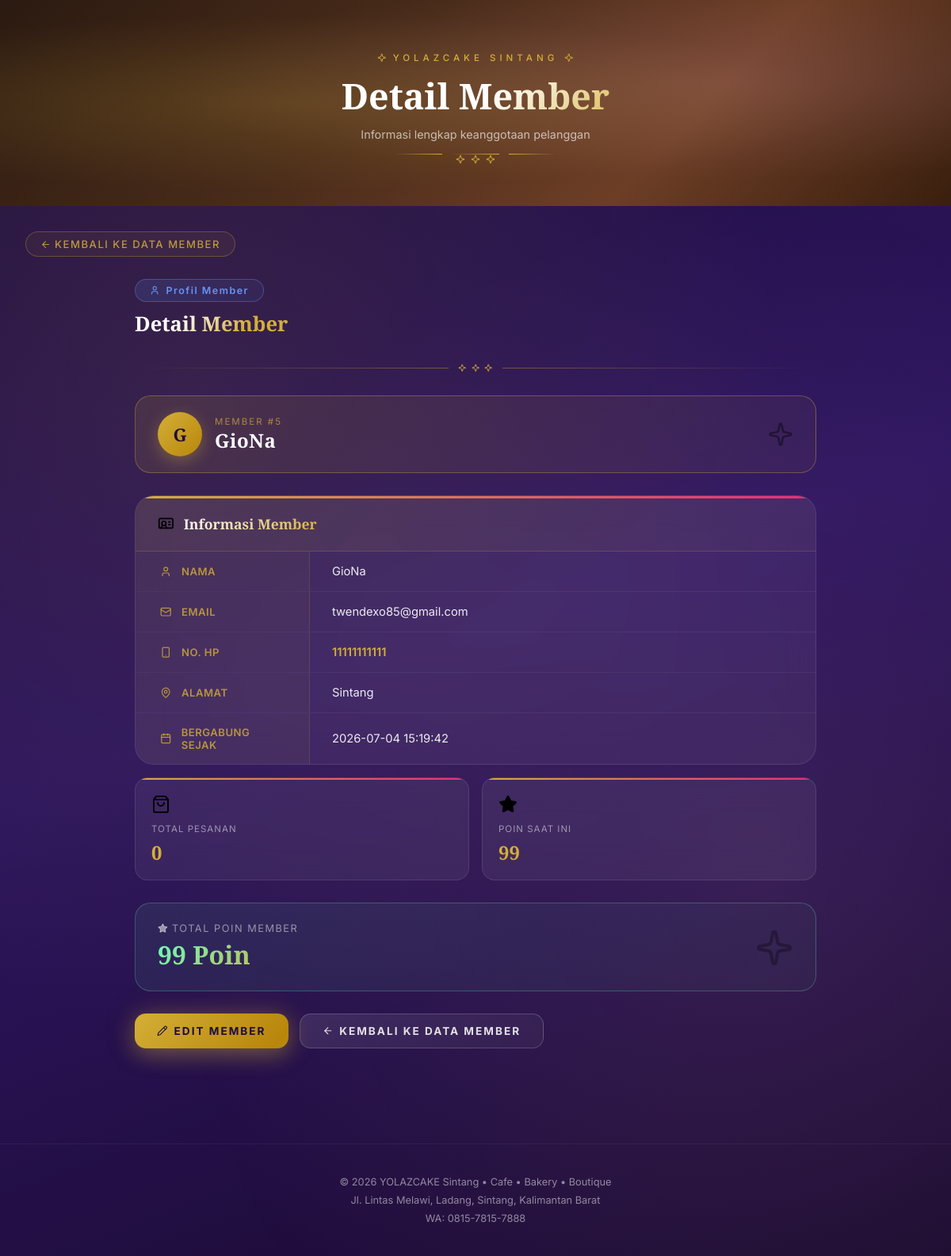
The app's page /member/detail_member.php?id=5 (signed in), older data.
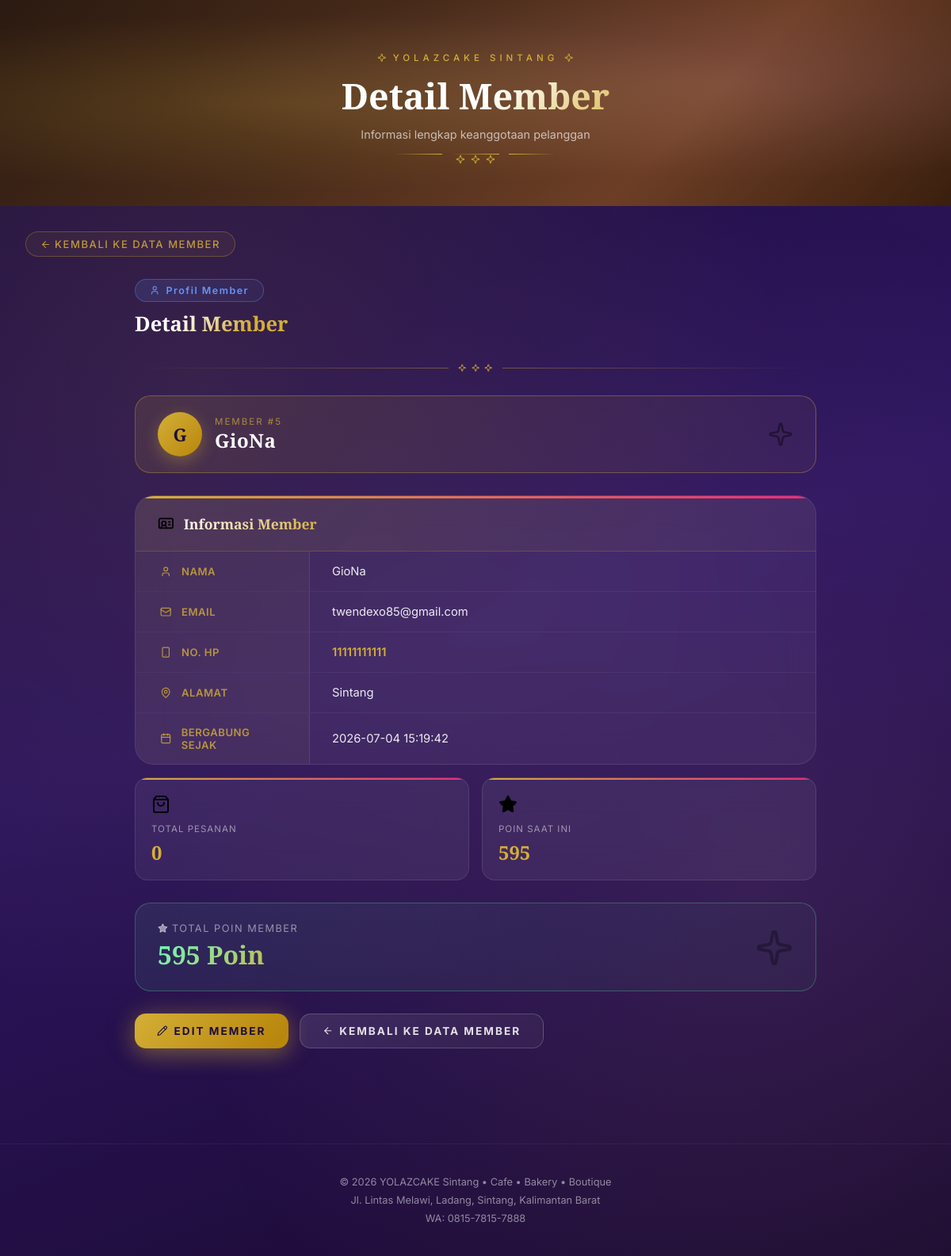
The same page, newer data.
### tables this page shows
CREATE TABLE `member` (
  `id_member` int(11) NOT NULL,
  `id_user` int(11) DEFAULT NULL,
  `nama` varchar(100) NOT NULL,
  `email` varchar(100) DEFAULT NULL,
  `no_hp` varchar(20) DEFAULT NULL,
  `alamat` text DEFAULT NULL,
  `poin` int(11) DEFAULT 0,
  `streak_saat_ini` int(11) NOT NULL DEFAULT 0,
  `streak_terbaik` int(11) NOT NULL DEFAULT 0,
  `checkin_terakhir` date DEFAULT NULL,
  `created_at` timestamp NOT NULL DEFAULT current_timestamp()
);

### member/detail_member.php (the view, shortened to what this page needs)
<?php
include '../config/koneksi.php';
$id = $_GET['id'] ?? 0;
$stmt = $conn->prepare("SELECT * FROM member WHERE id_member= ?");
$stmt->bind_param("i", $id);
$stmt->execute();
$result = $stmt->get_result();
$member = $result->fetch_assoc();
$total_pesanan = 0;
$stmt2 = $conn->prepare("SELECT COUNT(*) AS total FROM pemesanan WHERE id_member=?");
$stmt2->bind_param("i", $id);
$stmt2->execute();
$cek = $stmt2->get_result();
if($cek){ $total_pesanan = $cek->fetch_assoc()['total']; }
?>
<!DOCTYPE html>
<html lang="id">
<head>
  <link rel="stylesheet" href="../assets/css/lucide-icons.css">
</head>
<body>
<div class="page-hero" id="pageHero">
  <div class="hero-inner">
    <p class="hero-eyebrow"><i data-lucide="sparkle" class="lucide-ic"></i> YOLAZCAKE Sintang <i data-lucide="sparkle" class="lucide-ic"></i></p>
    <h1>Detail Member</h1>
    <p class="hero-sub">Informasi lengkap keanggotaan pelanggan</p>
    <div class="hero-divider">
      <span></span><span class="diamond"><i data-lucide="sparkle" class="lucide-ic"></i> <i data-lucide="sparkle" class="lucide-ic"></i> <i data-lucide="sparkle" class="lucide-ic"></i></span><span></span>
    </div>
  </div>
</div>
<div class="back-link">
  <a href="data_member.php"><i data-lucide="arrow-left" class="lucide-ic"></i> Kembali ke Data Member</a>
</div>
<div class="page-wrapper">
  <div class="top-bar">
    <div>
      <div class="new-badge"><i data-lucide="user" class="lucide-ic"></i> Profil Member</div>
      <h2 class="section-title" style="margin-top:10px;">Detail Member</h2>
    </div>
  </div>
  <div class="gold-rule"><span><i data-lucide="sparkle" class="lucide-ic"></i> <i data-lucide="sparkle" class="lucide-ic"></i> <i data-lucide="sparkle" class="lucide-ic"></i></span></div>
  <div class="kode-banner">
    <div class="kode-banner-left">
      <div class="avatar-circle"><?= strtoupper(substr($member['nama'],0,1)) ?></div>
      <div>
        <div class="kode-label">Member #<?= htmlspecialchars($member['id_member']) ?></div>
        <div class="kode-value"><?= htmlspecialchars($member['nama']) ?></div>
      </div>
    </div>
    <div style="font-size:2em;opacity:.4;"><i data-lucide="sparkle" class="lucide-ic"></i></div>
  </div>
  <div class="detail-card">
    <div class="detail-card-header">
      <span style="font-size:1.3em;"><i data-lucide="id-card" class="lucide-ic"></i></span>
      <h3>Informasi Member</h3>
    </div>
    <div class="detail-row">
      <div class="detail-label"><span class="row-icon"><i data-lucide="user" class="lucide-ic"></i></span>Nama</div>
      <div class="detail-val"><?= htmlspecialchars($member['nama']) ?></div>
    </div>
    <div class="detail-row">
      <div class="detail-label"><span class="row-icon"><i data-lucide="mail" class="lucide-ic"></i></span>Email</div>
      <div class="detail-val"><?= htmlspecialchars($member['email'] ?? '-') ?></div>
    </div>
    <div class="detail-row">
      <div class="detail-label"><span class="row-icon"><i data-lucide="smartphone" class="lucide-ic"></i></span>No. HP</div>
      <div class="detail-val gold-text"><?= htmlspecialchars($member['no_hp'] ?? '-') ?></div>
    </div>
    <div class="detail-row">
      <div class="detail-label"><span class="row-icon"><i data-lucide="map-pin" class="lucide-ic"></i></span>Alamat</div>
      <div class="detail-val"><?= nl2br(htmlspecialchars($member['alamat'] ?? '-')) ?></div>
    </div>
    <?php if(!empty($member['created_at'])): ?>
    <div class="detail-row">
      <div class="detail-label"><span class="row-icon"><i data-lucide="calendar" class="lucide-ic"></i></span>Bergabung Sejak</div>
      <div class="detail-val"><?= htmlspecialchars($member['created_at']) ?></div>
    </div>
    <?php endif; ?>
  </div>
  <div class="stats-row">
    <div class="stat-card">
      <div class="stat-icon"><i data-lucide="shopping-bag" class="lucide-ic"></i></div>
      <div class="stat-label">Total Pesanan</div>
      <div class="stat-value gold"><?= (int) $total_pesanan ?></div>
    </div>
    <div class="stat-card">
      <div class="stat-icon"><i data-lucide="star" class="lucide-ic lucide-fill"></i></div>
      <div class="stat-label">Poin Saat Ini</div>
      <div class="stat-value gold"><?= (int) $member['poin'] ?></div>
    </div>
  </div>
  <div class="summary-box">
    <div>
      <div class="summary-label"><i data-lucide="star" class="lucide-ic lucide-fill"></i> Total Poin Member</div>
      <div class="summary-amount"><?= number_format((int)$member['poin'],0,',','.') ?> Poin</div>
    </div>
    <div style="opacity:.3;font-size:3em;"><i data-lucide="sparkle" class="lucide-ic"></i></div>
  </div>
  <div class="actions">
    <a href="edit_member.php?id=<?= $member['id_member'] ?>" class="btn-premium btn-edit"><i data-lucide="pencil" class="lucide-ic"></i> Edit Member</a>
    <a href="data_member.php" class="btn-premium btn-back"><i data-lucide="arrow-left" class="lucide-ic"></i> Kembali ke Data Member</a>
  </div>
</div>
<div class="site-footer">
  © 2026 YOLAZCAKE Sintang • Cafe • Bakery • Boutique<br>
  Jl. Lintas Melawi, Ladang, Sintang, Kalimantan Barat<br>
  WA: 0815-7815-7888
</div>
</body>
</html>

Row changes from the older to the newer data that the page shows:
changed member "GioNa": poin "99" → "595"
